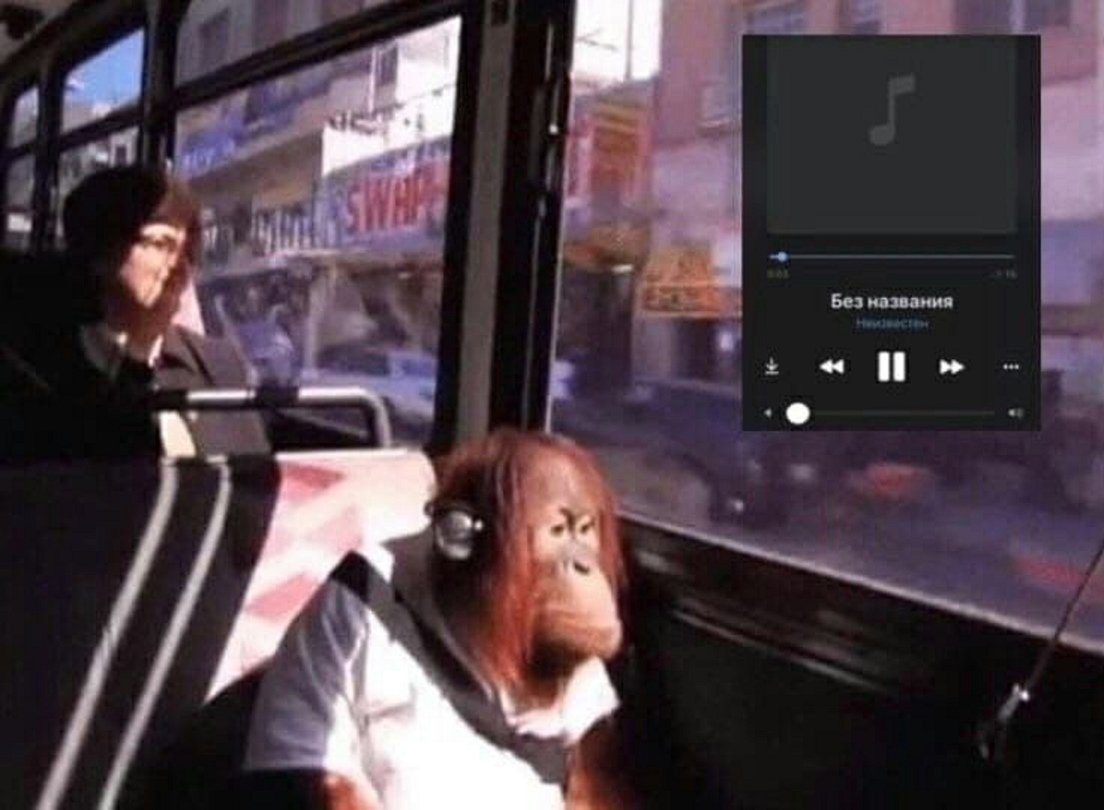
#> input picture bibizyana.jpg, 1104 x 810 px
$ jupyter execute img_proc_lab4.ipynb
#> lines starting #> are read from the running program, lines starting #| are printed output that depends on the picture
### show_img.py
import cv2
from matplotlib import pyplot as plt

def show_img(img: cv2.typing.MatLike | None, title: str = "",
             transformation: int = cv2.COLOR_BGR2RGB, size: int = 10):
    plt.figure(figsize=(size, size))

    if len(img.shape) == 2:
        plt.imshow(img, cmap="gray", vmin=0, vmax=255)
    elif len(img.shape) == 3:
        img_trnsf = cv2.cvtColor(img, transformation)
        plt.imshow(img_trnsf)

    plt.title(title)
    plt.axis("off")
    #plt.tight_layout(pad=0, w_pad=0, h_pad=0)
    #plt.margins(x=0, y=0)
    plt.show()

### img_proc_lab4.ipynb
[cell 1]
from show_img import show_img
import numpy as np
import cv2
from matplotlib import pyplot as plt

[cell 2]
img = cv2.imread("bibizyana.jpg")
#> img is the input picture: shape (810, 1104, 3); mean B, G, R 74.3, 66.9, 81.3
img_grayscale = cv2.cvtColor(img, cv2.COLOR_BGR2GRAY)
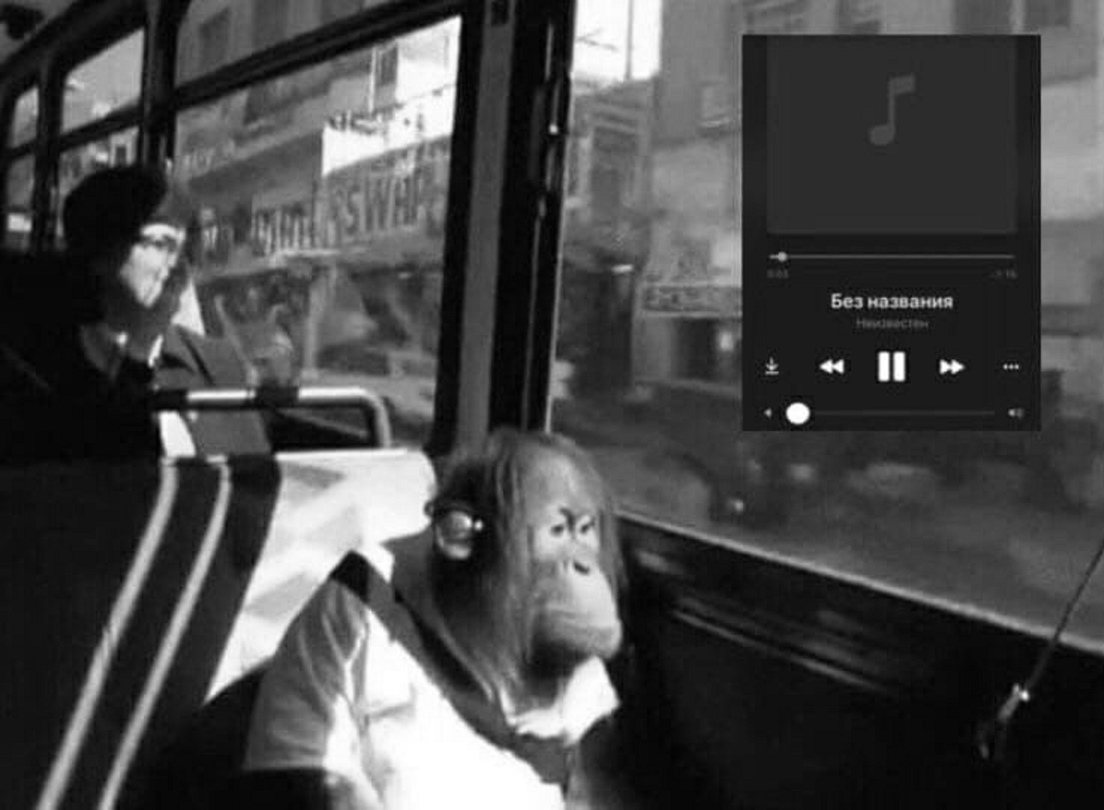
#> img_grayscale: shape (810, 1104); min 0, max 255, mean 72.1
show_img(img)
show_img(img_grayscale)

## 1. Гистограмма грейскейла

[cell 3]
hist = cv2.calcHist([img_grayscale], [0], None, [256], [0, 256])
#> hist = 256 values, max 38802 at index 44, min 3 at index 0, mean 3493.1
plt.plot(hist)
plt.title('Гистограмма грейскейла')
plt.show()
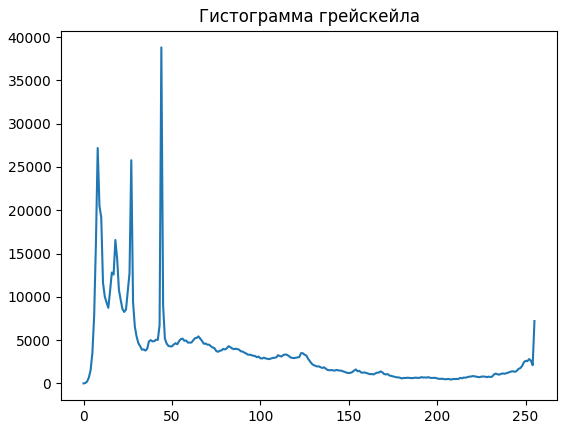
#> figure drawn by matplotlib, 1 panel; curve peaks at x = 44, y = 38802

## 2. Гистограммы цветовых каналов

[cell 4]
# подготовка фрагментов и масок для них
img_crop1 = img[420:700, 420:625]
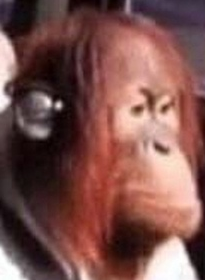
#> img_crop1: shape (280, 205, 3); mean B, G, R 76.8, 81.3, 123.5
show_img(img_crop1)
mask_monkey_head = np.zeros(img.shape[:2], np.uint8)
mask_monkey_head[420:700, 420:625] = 255

img_crop2 = img[35:400, 750:1030]
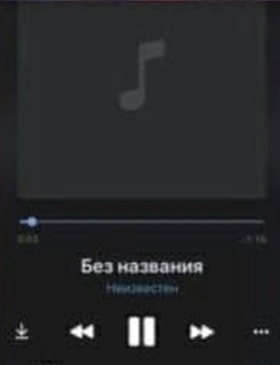
#> img_crop2: shape (365, 280, 3); mean B, G, R 41.6, 39.7, 38.9
show_img(img_crop2)
mask_player = np.zeros(img.shape[:2], np.uint8)
mask_player[35:400, 750:1030] = 255

[cell 5]
color = ('b', 'g', 'r')
for i, col in enumerate(color):
    hist1 = cv2.calcHist([img], [i], mask_monkey_head, [256], [0, 256])
    plt.plot(hist1, color = col)
plt.title("Голова обезьяны")
plt.show()
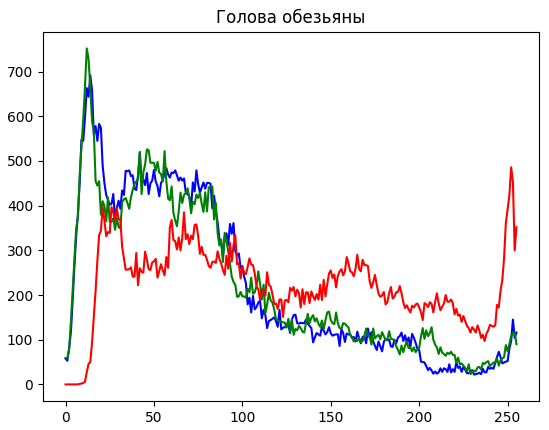
#> figure drawn by matplotlib, 1 panel; curve peaks at x = 14, y = 692; curve peaks at x = 12, y = 752; curve peaks at x = 252, y = 486

[cell 6]
for i, col in enumerate(color):
    hist1 = cv2.calcHist([img], [i], mask_player, [256], [0, 256])
    plt.plot(hist1, color = col)
plt.title("Аудиоплеер")
plt.show()
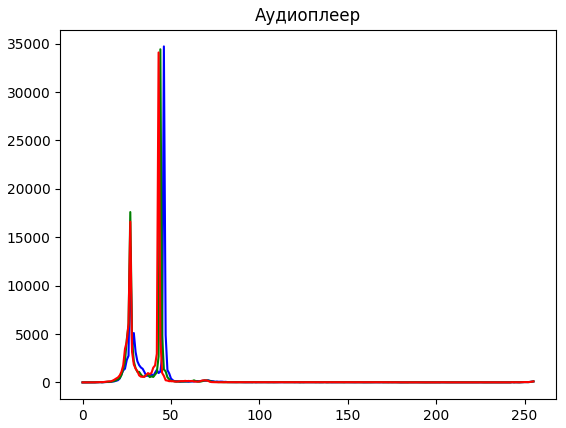
#> figure drawn by matplotlib, 1 panel; curve peaks at x = 46, y = 34711; curve peaks at x = 44, y = 34414; curve peaks at x = 43, y = 34086

## 3. Контрастирование гистограммы

### Искусственное засветление

[cell 7]
value = -50
img_bright = cv2.add(img, np.array([value, value, value]))
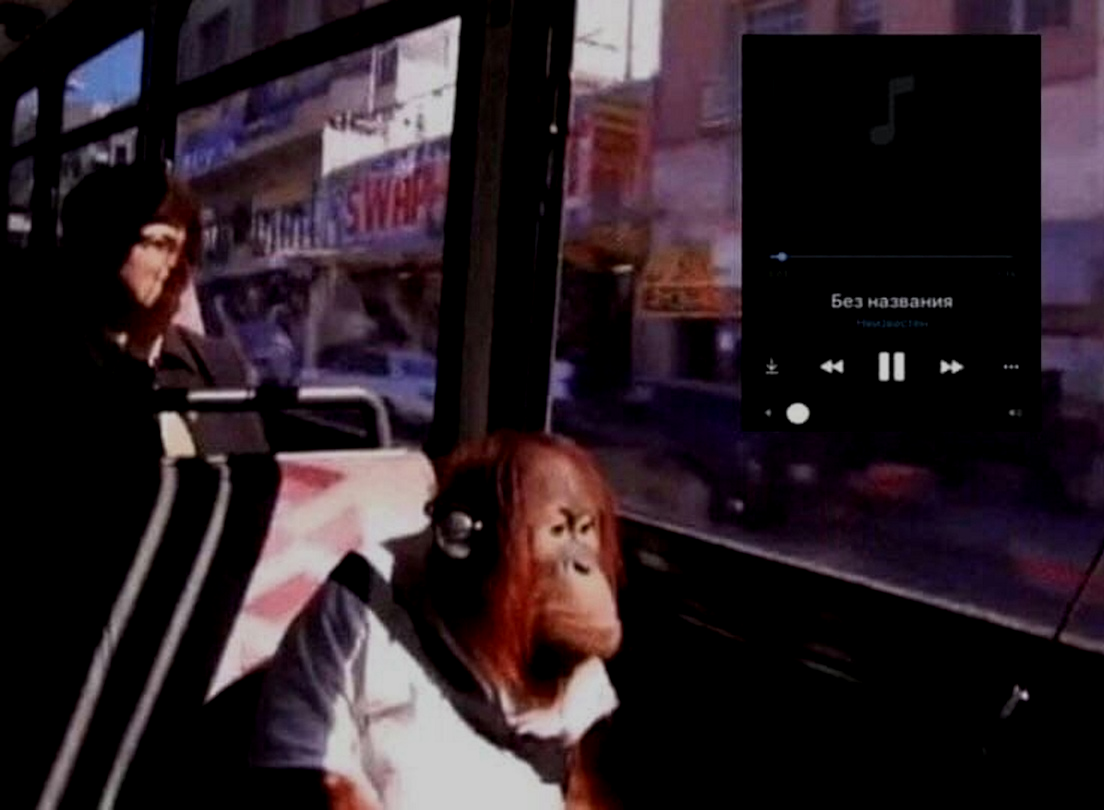
#> img_bright: shape (810, 1104, 3); mean B, G, R 37.2, 31.3, 42.8

### Контрастирование гистаграммы цветного изображения

[cell 8]
img_bright_yuv = cv2.cvtColor(img_bright, cv2.COLOR_BGR2YUV)
#> img_bright_yuv: shape (810, 1104, 3); mean of channels 0, 1, 2 35.4, 128.9, 134.5
img_bright_yuv[:,:,0] = cv2.equalizeHist(img_bright_yuv[:,:,0])
#> img_bright_yuv: shape (810, 1104, 3); mean of channels 0, 1, 2 69, 128.9, 134.5
img_bright_eql = cv2.cvtColor(img_bright_yuv, cv2.COLOR_YUV2BGR)
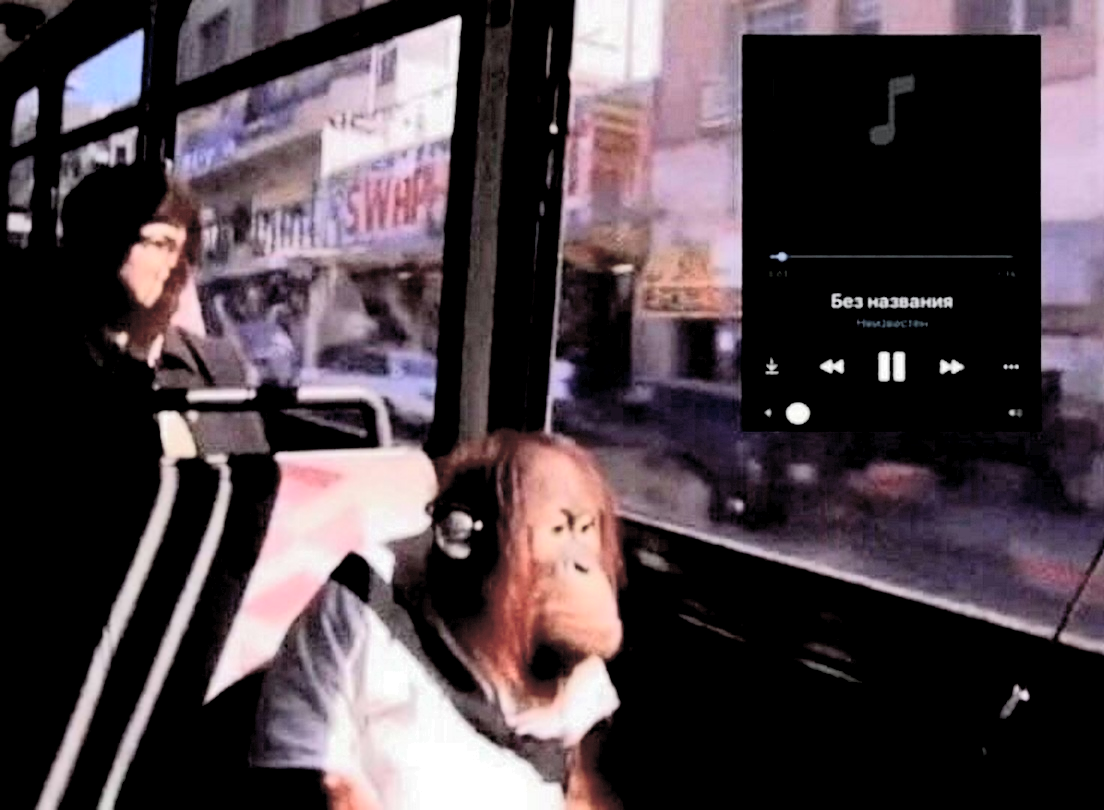
#> img_bright_eql: shape (810, 1104, 3); mean B, G, R 70.7, 64.9, 76.4
show_img(img_bright)
show_img(img_bright_eql)

$ run again, with lines.jpg copied over bibizyana.jpg
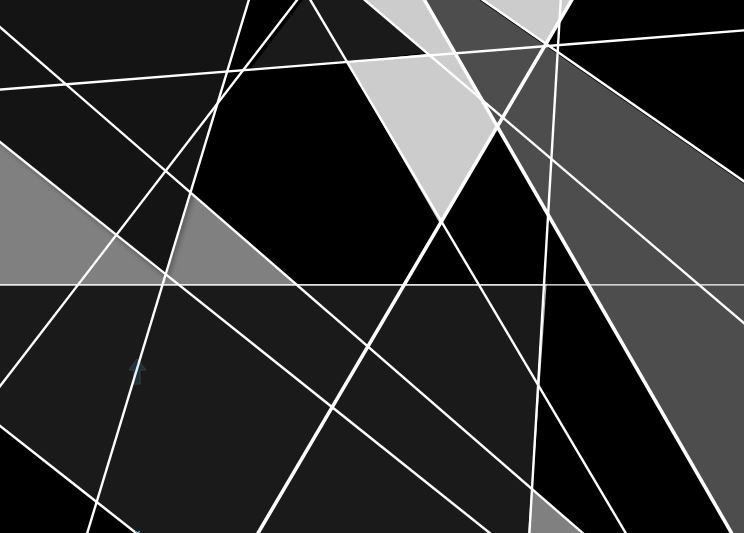
#> input picture lines.jpg, 744 x 533 px
#> img is the input picture: shape (533, 744, 3); mean B, G, R 48.5, 48.5, 48.5
#> hist = 256 values, max 109668 at index 26, min 37 at index 178, mean 1549
#> `img_crop1 = img[420:700, 420:625]`:
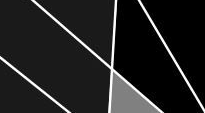
#> img_crop1: shape (113, 205, 3); min 0, max 255, mean 32.9
#> img_crop2 = empty array
#> `img_bright_eql = cv2.cvtColor(img_bright_yuv, cv2.COLOR_YUV2BGR)`:
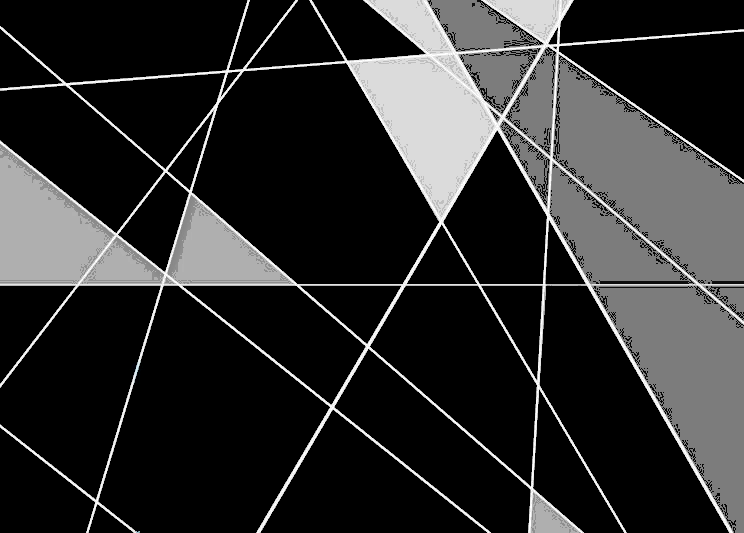
#> img_bright_eql: shape (533, 744, 3); mean B, G, R 46.2, 46.2, 46.2

$ run again, with pencils1_500.jpg copied over bibizyana.jpg
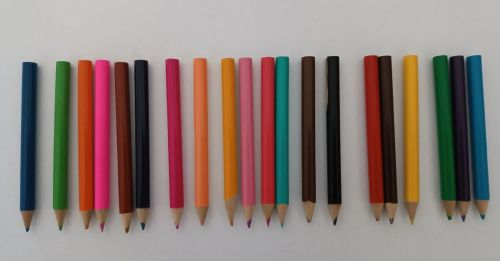
#> input picture pencils1_500.jpg, 500 x 261 px
#> img is the input picture: shape (261, 500, 3); mean B, G, R 121.4, 126.4, 141.5
#> hist = 256 values, max 3846 at index 187, min 0 at index 0, mean 509.8
#> `plt.show()`:
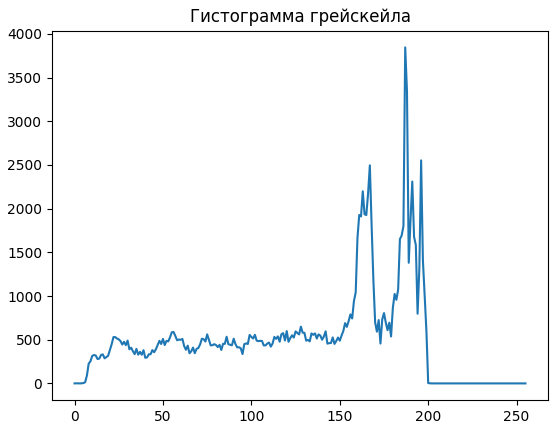
#> figure drawn by matplotlib, 1 panel; curve peaks at x = 187, y = 3846
#> img_crop1 = empty array
#> `img_bright_eql = cv2.cvtColor(img_bright_yuv, cv2.COLOR_YUV2BGR)`:
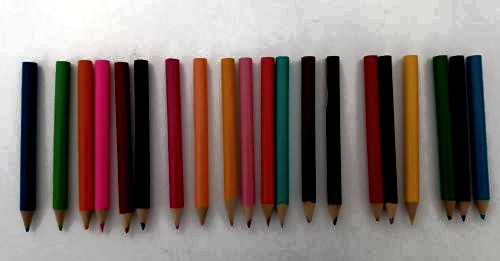
#> img_bright_eql: shape (261, 500, 3); mean B, G, R 110.2, 113.8, 129.2
